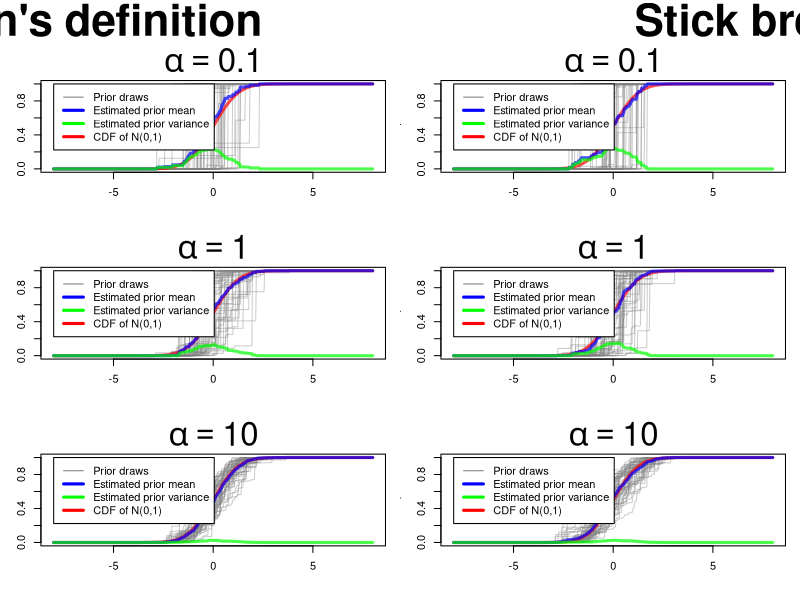

R code for this plot:
library(MCMCpack)

cdf = function(x, t){
    out = length(t)
    for (i in 1:length(t))
        out[i] = mean(x <= t[i])
    return (out)
    }
stick_break = function(n, alpha, Gdraw){
    get_pi = function(n, alpha){
        V = c(0, rbeta(n, 1, alpha))
        return (V[-1] * cumprod(1-V[-(n+1)]))
        }
    pi_vec = get_pi(n, alpha)
    theta = Gdraw(n)
    # Getting more draws from G0 than necessary

    y = sample(theta, replace = TRUE, prob = pi_vec)
    return (y)
    }

tl = 500
alpha_vec = c(0.1, 1, 10)

pdf("./figs/prob2a.pdf", height = 18, width = 15)
par(mfrow = c(3,2), mar = c(4.1, 3.1, 3.1, 1.1), oma = c(0, 0, 3, 0))
for (alpha in alpha_vec){

    ### Ferguson
    set.seed(1)
    B = 50
    x = seq(-8, 8, length = tl)
    k = length(x)

    dG0 = pnorm(x, 0, 1) - pnorm(c(-Inf, x[-k]), 0, 1)
    dG = rdirichlet(B, alpha * dG0)
    G = apply(dG, 1, cumsum)
    Gmean = apply(G, 1, mean)
    Gvar = apply(G, 1, var)

    matplot(x, G, type = 'l', col = rgb(0.5, 0.5, 0.5, 0.4), lty = 1,
        main = bquote(alpha == .(alpha)), cex.main = 3.0, xlab = "")
    curve(pnorm(x, 0, 1), col = rgb(1, 0, 0, 0.7), add = TRUE, lwd = 3)
    lines(x, Gmean, col = rgb(0, 0, 1, 0.7), lwd = 3)
    lines(x, Gvar, col = rgb(0, 1, 0, 0.7), lwd = 3)
    #matplot(x, G[,1:5], type = 'l', col = rgb(0.5, 0.0, 0.5), lty = 1, add = TRUE)
    legend(min(x), 1, legend = c("Prior draws", "Estimated prior mean", "Estimated prior variance",
        "CDF of N(0,1)"), lwd = c(1, 3, 3, 3), lty = c(1, 1, 1, 1),
        col = c("gray50", "blue", "green", "red"))

    ### Constructive
    n = 850
    set.seed(1)
    x = matrix(0, B, n)
    for (i in 1:B)
        x[i,] = stick_break(n, alpha, function(n) rnorm(n, 0, 1))

    tvec = seq(-8, 8, length = tl)
    q = apply(x, 1, function(x) cdf(x, tvec))
    qlines = apply(q, 1, quantile, c(0.025, 0.5, 0.975))
    qmean = apply(q, 1, mean)
    qvar = apply(q, 1, var)

    matplot(tvec, q, type = 'l', lty = 1, col = rgb(0.5, 0.5, 0.5, 0.4),
        main = bquote(alpha == .(alpha)), cex.main = 3.0, xlab = "")
    curve(pnorm(x, 0, 1), col = rgb(1, 0, 0, 0.7), add = TRUE, lwd = 3)
    lines(tvec, qmean, col = rgb(0, 0, 1, 0.7), lwd = 3)
    lines(tvec, qvar, col = rgb(0, 1, 0, 0.7), lwd = 3)
    legend(min(tvec), 1, legend = c("Prior draws", "Estimated prior mean",
        "Estimated prior variance", "CDF of N(0,1)"), lwd = c(1, 3, 3, 3), lty = c(1, 1, 1, 1),
        col = c("gray50", "blue", "green", "red"))


    }
title(main = "Ferguson's definition                               Stick breaking    ", outer = TRUE, cex.main = 4)
dev.off()
